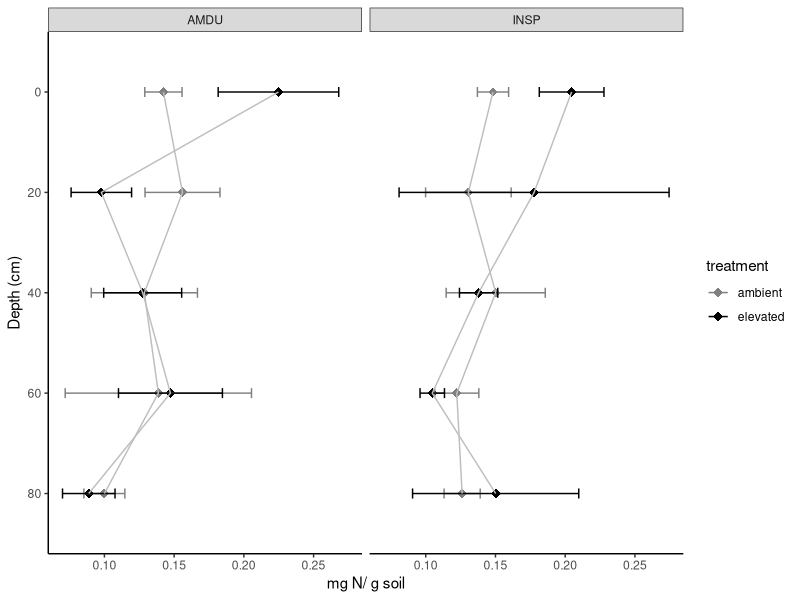

This figure's R source:
## ---- chunk 1
knitr::opts_chunk$set(echo = TRUE)
## ---- chunk 2
library(tidyverse)
library(lme4)
library(lmerTest)
library(emmeans)
## ---- chunk 3
soil <- read.csv("HFN_data.csv", header=T)

soil$ring <- as.factor(soil$ring)
soil$depth <- as.factor(soil$depth)

# AMDU data
amdu <- filter(soil, plant == "INSP" | plant == "AMDU")
## ---- chunk 4

means <-amdu %>% 
  group_by(plant, treatment, depth) %>%
  summarize(N=length(hf_mgNgsoil),
            mean_N=mean(hf_mgNgsoil,na.rm=TRUE),
            sd_N=sd(hf_mgNgsoil,na.rm=TRUE),
            se_N=sd_N/sqrt(N))
## ---- chunk 5
bp.N <- ggplot(means, aes(x=mean_N, y=depth,color=treatment,group=treatment))+
  geom_point(size=3, pch=18)+
  facet_grid(.~plant)+
  geom_errorbar(aes(xmin=mean_N-sd_N, xmax=mean_N+sd_N), width=.1)+
  geom_path(col="grey")+
  scale_y_discrete(limits=rev(levels(means$depth)))+
  scale_color_manual(values = c("#808080","#000000"))+
  theme_bw() +
  theme(panel.border = element_blank(),panel.grid.major = element_blank(),
        panel.grid.minor = element_blank(), axis.line = element_line(colour = "black"))+
   labs(x="mg N/ g soil", y="Depth (cm)")
bp.N
